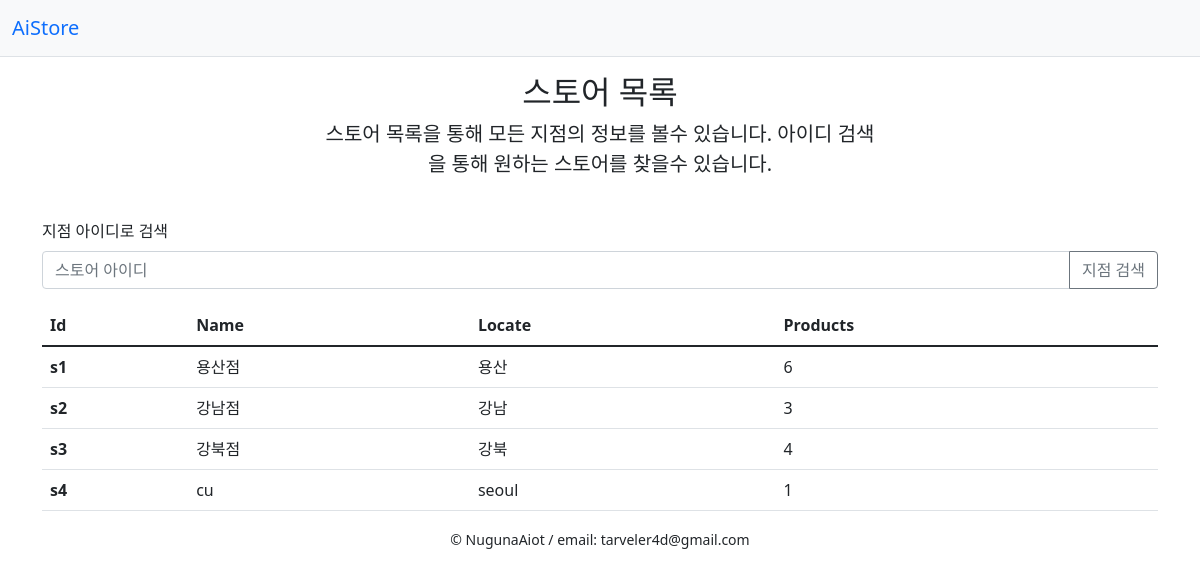
/stores, run on the app's committed database.
### aistoremodel.py (models this page shows, shortened)
class AiStore(Base):
    __tablename__ = 'stores'
    s_id = Column(String(20), primary_key=True) # 문자열(20), 주키 설정 하여 컬럼 생성
    name = Column(String(20))
    locate = Column(String(30))
    products_num = Column(Integer) # 숫자형 컬럼 생성

### app.py (the view)
@app.route("/stores", methods=['POST', 'GET'])
def stores():
    if request.method == 'POST':
        s_id = request.form['sId']
        return render_template('stores.html', stores = show_list(s_id))
    return render_template('stores.html', stores = show_list())

### aistoremodel.py (called while the page is built)
def show_list(s_id = None):
    if s_id is None:
        stores = AiStore.query.all()
        return stores
    else:
        stores = db_session.execute(select(AiStore).where(AiStore.s_id == s_id)).scalars()
        return stores

### app.py (called while the page is built)
@app.before_request
def before_request():
    session.permanent = True
    app.permanent_session_lifetime = datetime.timedelta(minutes=5)
    session.modified = True

@app.teardown_request
def shutdown_session(exception=None):
    db_session.remove()

### templates/stores.html
{% extends 'base.html' %}
{% block content %}
    <div class="py-3 text-center">
        <div class="col-lg-6 mx-auto">
            <h2>스토어 목록</h2>
            <p class="lead mb-4">스토어 목록을 통해 모든 지점의 정보를 볼수 있습니다. 아이디 검색을 통해 원하는 스토어를 찾을수 있습니다.</p>
        </div>
    </div>
    <form class="form-inline" action="/stores" method="post">
        <div class="mb-3">
            <label for="sId" class="form-label">지점 아이디로 검색</label>
            <div class="input-group">
                <input type="text" class="form-control" id="sId" name ="sId"  placeholder="스토어 아이디">
                <button type="submit" class="btn btn-outline-secondary">지점 검색</button>
            </div>
        </div>
    </form>
    <table class="table">
        <thead>
            <tr>
                <th scope="col">Id</th>
                <th scope="col">Name</th>
                <th scope="col">Locate</th>
                <th scope="col">Products</th>
            </tr>
        </thead>
        <tbody>
        {% for s in stores %}
            <tr>
                <th scope="row">{{ s.s_id }}</th>
                <td>{{ s.name }}</td>
                <td>{{ s.locate }}</td>
                <td>{{ s.products_num }}</td>
            </tr>
        {% endfor %}
        </tbody>
    </table>
{% endblock %}

### data on the page
AiStore: s_id "s1", name "용산점", locate "용산", products_num "6"
AiStore: s_id "s2", name "강남점", locate "강남", products_num "3"
AiStore: s_id "s3", name "강북점", locate "강북", products_num "4"
AiStore: s_id "s4", name "cu", locate "seoul", products_num "1"
